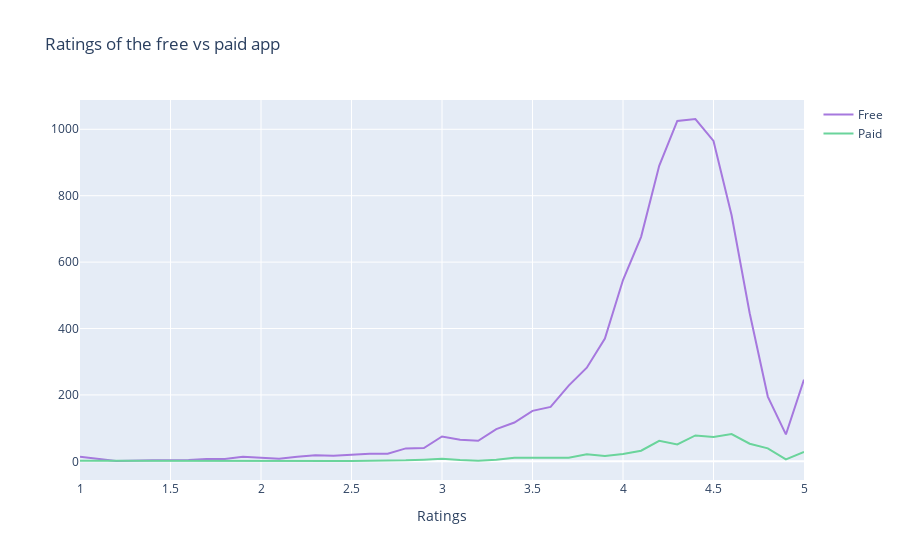

The code cell stored with this chart in its notebook:
### Code cell
#Rating
#Se observa un comportamiento tanto para las apps gratis como las de paga, 
#la mayoria se concentra con una calificacion arriba de 4

import plotly
import plotly.graph_objs as go
from plotly.offline import init_notebook_mode, iplot


col='Rating'
v1=d1[col].value_counts().reset_index()
v1=v1.rename(columns={col:'count','index':col})
v1['percent']=v1['count'].apply(lambda x : 100*x/sum(v1['count']))
v1=v1.astype(str).sort_values(col)
v2=d2[col].value_counts().reset_index()
v2=v2.rename(columns={col:'count','index':col})
v2['percent']=v2['count'].apply(lambda x : 100*x/sum(v2['count']))
v2=v2.sort_values(col)
trace1 = go.Scatter(x=v1[col], y=v1["count"], name="Free", marker=dict(color="#a678de"))
trace2 = go.Scatter(x=v2[col], y=v2["count"], name="Paid", marker=dict(color="#6ad49b"))
y = [trace1, trace2]
layout={'title':"Ratings of the free vs paid app",'xaxis':{'title':"Ratings"}}
fig = go.Figure(data=y, layout=layout)
iplot(fig)

### Figure 1 — Plotly figure (JSON) as saved in the notebook; plotly's stock layout.template omitted (floating-point values rounded to 4 significant figures)
{"data": [{"marker": {"color": "#a678de"}, "name": "Free", "type": "scatter", "x": ["1.0", "1.2", "1.4", "1.5", "1.6", "1.7", "1.8", "1.9", "2.0", "2.1", "2.2", "2.3", "2.4", "2.5", "2.6", "2.7", "2.8", "2.9", "3.0", "3.1", "3.2", "3.3", "3.4", "3.5", "3.6", "3.7", "3.8", "3.9", "4.0", "4.1", "4.2", "4.3", "4.4", "4.5", "4.6", "4.7", "4.8", "4.9", "5.0"], "y": ["14", "1", "3", "3", "4", "7", "7", "14", "11", "8", "14", "18", "17", "20", "23", "23", "39", "40", "75", "65", "62", "97", "117", "152", "164", "228", "282", "370", "546", "676", "890", "1025", "1031", "965", "741", "446", "195", "81", "246"]}, {"marker": {"color": "#6ad49b"}, "name": "Paid", "type": "scatter", "x": [1, 1.7, 1.8, 2, 2.3, 2.4, 2.5, 2.6, 2.7, 2.8, 2.9, 3, 3.1, 3.2, 3.3, 3.4, 3.5, 3.6, 3.7, 3.8, 3.9, 4, 4.1, 4.2, 4.3, 4.4, 4.5, 4.6, 4.7, 4.8, 4.9, 5], "y": [2, 1, 1, 1, 2, 2, 1, 2, 2, 3, 5, 8, 4, 2, 5, 11, 11, 10, 11, 21, 16, 22, 32, 62, 51, 78, 73, 82, 53, 39, 6, 28]}], "layout": {"title": {"text": "Ratings of the free vs paid app"}, "xaxis": {"title": {"text": "Ratings"}}}}
